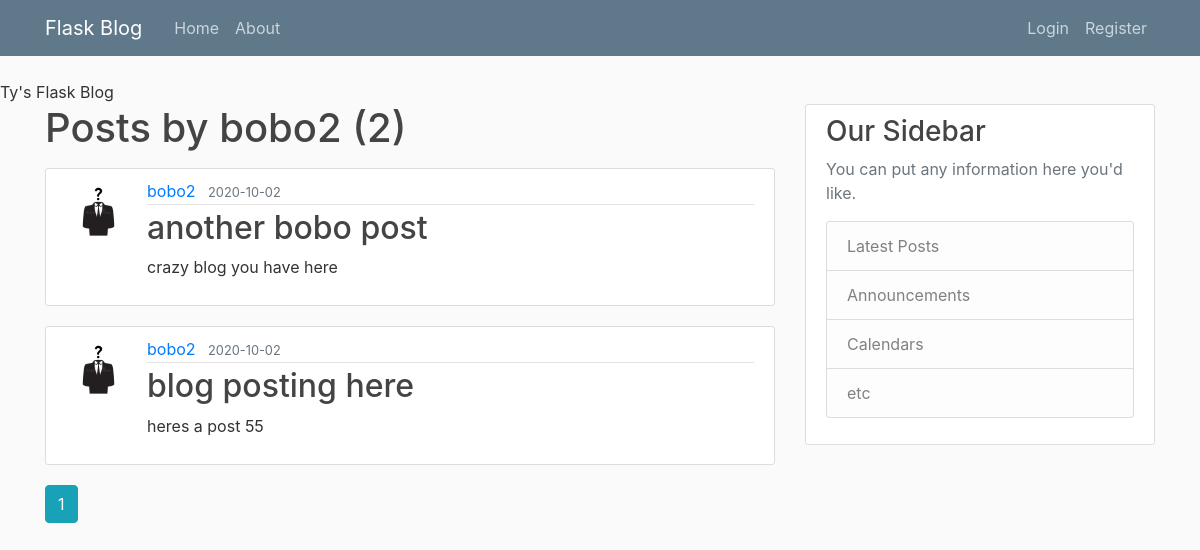
The app's page /user/bobo2, older data.
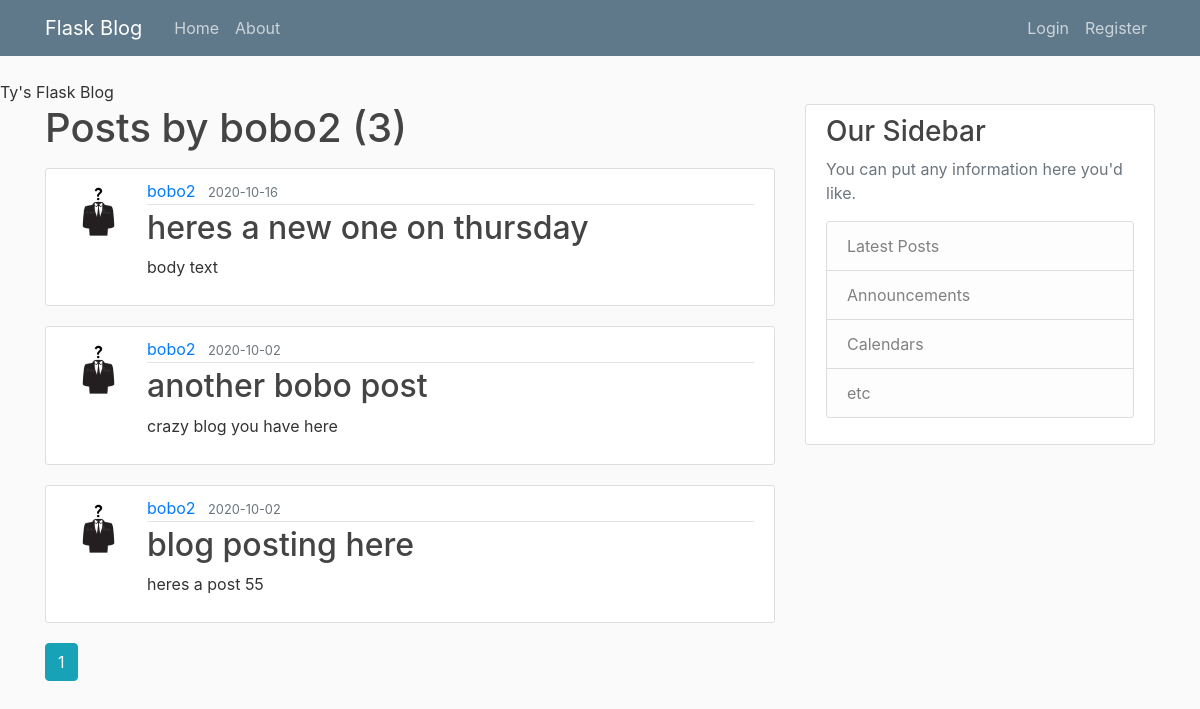
The same page, newer data.
### flask_project/models.py (models this page shows, shortened)
class Post(db.Model):
	id = db.Column(db.Integer, primary_key=True)
	title = db.Column(db.String(80), nullable=False)
	date_posted = db.Column(db.DateTime, nullable=False, default=datetime.utcnow)
	content = db.Column(db.Text, nullable=False)
	user_id = db.Column(db.Integer, db.ForeignKey('user.id'), nullable=False)

class User(db.Model, UserMixin):
	id = db.Column(db.Integer, primary_key=True)
	username = db.Column(db.String(20), unique=True, nullable=False)
	email = db.Column(db.String(120), unique=True, nullable=False)
	image_file = db.Column(db.String(20), nullable=False, default='default.jpg')
	password = db.Column(db.String(60), nullable=False)
	posts = db.relationship('Post', backref='author', lazy=True)

### flask_project/routes.py (the view)
@app.route("/user/<string:username>")
def user_posts(username):
	page = request.args.get('page', 1, type=int)
	user = User.query.filter_by(username = username).first_or_404()
	posts = Post.query.filter_by(author = user)\
		.order_by(Post.date_posted.desc())\
		.paginate(page=page, per_page=5)
	return render_template("user_posts.html", posts=posts, user=user)

### flask_project/templates/user_posts.html
{% extends "layout.html" %}
{% block content %}
  <h1 class="mb-3">Posts by {{ user.username }} ({{ posts.total }})</h1>
	{% for post in posts.items %}
		<article class="media content-section">
    <img class="rounded-circle article-img" src="{{ url_for('static', filename='profile_pics/' + post.author.image_file) }}">
      <div class="media-body">
        <div class="article-metadata">
          <a class="mr-2" href="{{ url_for('user_posts', username=post.author.username) }}">{{ post.author.username }}</a>
          <small class="text-muted">{{ post.date_posted.strftime('%Y-%m-%d') }}</small>
        </div>
        <h2><a class="article-title" href="{{ url_for('post', post_id=post.id) }}">{{ post.title }}</a></h2>
        <p class="article-content">{{ post.content }}</p>
      </div>
    </article>
	{% endfor %}
  {% for page_num in posts.iter_pages(left_edge=1, right_edge=1, left_current=1, right_current=2) %}
    {% if page_num %}
      {% if posts.page == page_num %}
        <a class="btn btn-info mb-4"href="{{ url_for('user_posts', username=user.username, page=page_num) }}">{{ page_num }}</a>
      {% else %}
        <a class="btn btn-outline-info mb-4"href="{{ url_for('user_posts', username=user.username, page=page_num) }}">{{ page_num }}</a>
      {% endif %}
    {% else %}
      ...
    {% endif %}
  {% endfor %}
{% endblock content %}

Row changes from the older to the newer data that the page shows:
added Post: image_file (placeholder picture), author.username "bobo2", date_posted "2020-10-16", title "heres a new one on thursday", content "body text"
Text that changed along with them:
{{ posts.total }}: "2" → "3"
